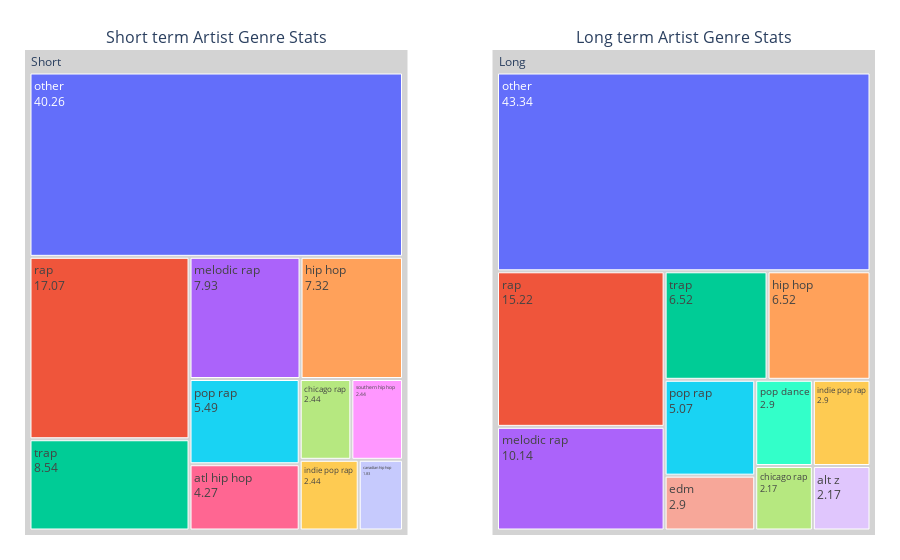

Notebook source saved alongside this figure:
### Code cell
import plotly.graph_objects as go
from plotly.subplots import make_subplots

fig = make_subplots(
    cols = 2, rows = 1,
    column_widths = [0.4, 0.4],
    subplot_titles = ("Short term Artist Genre Stats" ,"Long term Artist Genre Stats"),
    specs = [[{'type': 'treemap', 'rowspan': 1}, {'type': 'treemap'}]]
)

fig.add_trace(go.Treemap(
    labels = short_df.columns,
    parents=["Short", "Short", "Short", "Short", "Short", "Short", "Short", "Short", "Short", "Short", "Short"],
    values = short_df.values.flatten(),
    textinfo = "label+value",
    root_color="lightgrey"
),row = 1, col = 1)

fig.add_trace(go.Treemap(
    labels = long_df.columns,
    parents=["Long", "Long", "Long", "Long", "Long", "Long", "Long", "Long", "Long", "Long", "Long"],
    values = long_df.values.flatten(),
    textinfo = "label+value",
    root_color="lightgrey"
),row = 1, col = 2)

fig.update_layout(margin = dict(t=50, l=25, r=25, b=25))
fig.show()

### Figure 1 — Plotly figure (JSON) as saved in the notebook; plotly's stock layout.template omitted (floating-point values rounded to 4 significant figures)
{"data": [{"domain": {"x": [0, 0.45], "y": [0, 1]}, "labels": ["rap", "trap", "melodic rap", "hip hop", "pop rap", "atl hip hop", "chicago rap", "southern hip hop", "indie pop rap", "canadian hip hop", "other"], "parents": ["Short", "Short", "Short", "Short", "Short", "Short", "Short", "Short", "Short", "Short", "Short"], "root": {"color": "lightgrey"}, "textinfo": "label+value", "type": "treemap", "values": [17.07, 8.54, 7.93, 7.32, 5.49, 4.27, 2.44, 2.44, 2.44, 1.83, 40.26]}, {"domain": {"x": [0.55, 1], "y": [0, 1]}, "labels": ["rap", "melodic rap", "trap", "hip hop", "pop rap", "edm", "pop dance", "indie pop rap", "chicago rap", "alt z", "other"], "parents": ["Long", "Long", "Long", "Long", "Long", "Long", "Long", "Long", "Long", "Long", "Long"], "root": {"color": "lightgrey"}, "textinfo": "label+value", "type": "treemap", "values": [15.22, 10.14, 6.52, 6.52, 5.07, 2.9, 2.9, 2.9, 2.17, 2.17, 43.34]}], "layout": {"annotations": [{"font": {"size": 16}, "showarrow": false, "text": "Short term Artist Genre Stats", "x": 0.225, "xanchor": "center", "xref": "paper", "y": 1, "yanchor": "bottom", "yref": "paper"}, {"font": {"size": 16}, "showarrow": false, "text": "Long term Artist Genre Stats", "x": 0.775, "xanchor": "center", "xref": "paper", "y": 1, "yanchor": "bottom", "yref": "paper"}], "margin": {"b": 25, "l": 25, "r": 25, "t": 50}}}
